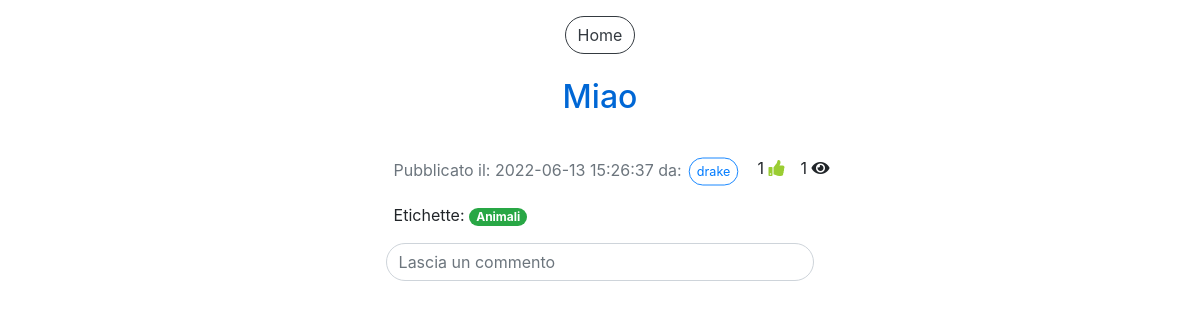
Before: /video.php?id=6&titolo=Miao&video=z3U0udLH974&time=10 (signed in) with the older database file.
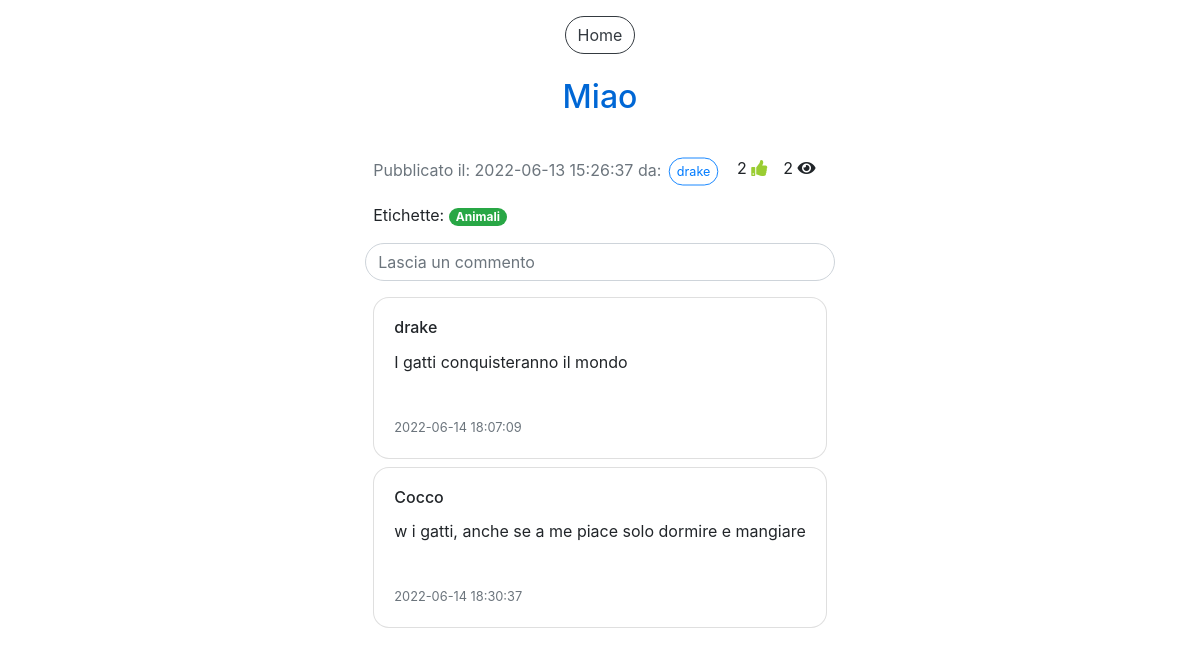
After: the same page with the newer database file.
### tables this page shows
CREATE TABLE `video` (
  `IdVideo` int(11) NOT NULL,
  `Titolo` varchar(100) NOT NULL,
  `SorgenteVideo` varchar(300) NOT NULL,
  `DataPubblicazione` datetime NOT NULL DEFAULT current_timestamp(),
  `NumeroLike` int(11) NOT NULL DEFAULT 0,
  `NumeroVisualizzazioni` int(11) NOT NULL DEFAULT 0,
  `IdAccount` int(11) NOT NULL
);

CREATE TABLE `accounts` (
  `IdAccount` int(11) NOT NULL,
  `Username` varchar(40) NOT NULL,
  `Mail` varchar(40) NOT NULL,
  `Password` varchar(100) NOT NULL,
  `Canale` tinyint(1) NOT NULL,
  `NumeroIscritti` int(11) DEFAULT NULL
);

CREATE TABLE `categorizzazioni_video` (
  `IdEtichetta` int(11) NOT NULL,
  `IdVideo` int(11) NOT NULL
);

CREATE TABLE `etichette` (
  `IdEtichetta` int(11) NOT NULL,
  `NomeEtichetta` varchar(20) NOT NULL
);

CREATE TABLE `commenti` (
  `IdCommento` int(11) NOT NULL,
  `IdAccount` int(11) NOT NULL,
  `TestoCommento` varchar(200) NOT NULL,
  `DataCommento` datetime NOT NULL DEFAULT current_timestamp(),
  `IdPost` int(11) DEFAULT NULL,
  `IdVideo` int(11) DEFAULT NULL
);

### video.php (the view, shortened to what this page needs)
<!DOCTYPE html>
<html>
<head>
  <link rel="stylesheet" href="css/style.css">
  <link rel="stylesheet" href="css/custom_style.css">
</head>
<body onload="onYouTubeIframeAPI()">
  <?php
    include("db.php");
  ?>
  <div class="container-fluid pt-3">
    <div class="row justify-content-center">
      <button type="button" class="btn btn-outline-dark" onclick="location.href='home.php'">Home</button>
    </div>
    <div class="row justify-content-center pt-4">
      <div>
        <div class="row justify-content-center pb-3">
          <h2 class="titleText"><?php echo $_GET["titolo"]; ?></h2>
        </div>
        <div class="row justify-content-center pb-3">
        </div>
        <div class="row ml-2">
          <?php
            $sql="SELECT * FROM Video v JOIN Accounts a ON v.IdAccount=a.IdAccount WHERE IdVideo=?";
            $query=$db->prepare($sql);
            $dati=array($_GET["id"]);
            $query->execute($dati);
            $ris=$query->fetchAll();
            foreach($ris as $row) {
              $vis=$row["NumeroVisualizzazioni"];
              $sql="SELECT * FROM Playlists WHERE IdAccount=? AND TipoPlaylist=?";
              $query=$db->prepare($sql);
              $dati=array($_SESSION["loginID"], 2);
              $query->execute($dati);
              $risP=$query->fetchAll();
              foreach($risP as $rowP) {
                $idLikes=$rowP["IdPlaylist"];
              }
              $sql="SELECT * FROM Composizioni_playlists WHERE IdPlaylist=? AND IdVideo=?";
              $query=$db->prepare($sql);
              $dati=array($idLikes, $_GET["id"]);
              $query->execute($dati);
              $risV=$query->fetchAll();
              $classLike="";
              if (count($risV)>0) {
                $classLike="liked";
              }
              echo '<p>
                      <p class="text-muted mr-3">Pubblicato il: '. $row["DataPubblicazione"] .' da: <button type="button" class="btn btn-outline-primary btn-sm mini" onclick="location.href=\'canale.php?canale='. $row["Username"] .'\'">'. $row["Username"] .'</button><br></p>
                      <p id="nLike" class="'. $classLike .'">'. $row["NumeroLike"] .' <i class="fa fa-thumbs-up mr-3" onclick="addLikeVideo(\'nLike\')"></i></p>
                      <p id="nVis">'. $vis .' <i class="fa fa-eye"></i></p>
                    </p></div>';
              $sql="SELECT * FROM Etichette e JOIN Categorizzazioni_video c ON e.IdEtichetta=c.IdEtichetta WHERE c.IdVideo=?";
              $query=$db->prepare($sql);
              $dati=array($row["IdVideo"]);
              $query->execute($dati);
              $risC=$query->fetchAll();
              echo '<div class="row ml-2"><p>Etichette: ';
              foreach($risC as $etichetta) {
                echo '<span class="badge badge-pill badge-success mr-1">'. $etichetta["NomeEtichetta"] .'</span>';
              }
              echo '</p>';
            }
          ?>
        </div>
          <div class="form-group w-100">
            <input type="text" id="commentText" class="form-control" onkeydown="sendComment()" placeholder="Lascia un commento" required>
          </div>
          <div id='commentsField'>
            <?php
              $sql="SELECT * FROM Commenti c, Accounts a WHERE a.IdAccount=c.IdAccount AND c.IdVideo=".$_GET["id"];
              $query=$db->prepare($sql);
              $query->execute();
              $ris=$query->fetchAll();
              foreach($ris as $commento) {
                echo '<div class="w-100">
                        <div class="card m-2 w-auto">
                          <div class="card-body w-auto">
                            <h6 class="card-title">'.$commento["Username"].'</h6>
                            <p class="card-text">
                              '.$commento["TestoCommento"].'
                            </p><br>
                            <small class="text-muted">'. $commento["DataCommento"] .'</small>
                          </div>
                        </div>
                      </div>'
                ;
              }
            ?>
          </div>
        </div>
      </div>
    </div>
</body>
</html>

### css/custom_style.css (style rules this page uses)
* { transition: 0.4s; }
div, h2, p { cursor: default; }
.fa-thumbs-up { color: yellowgreen; }
body { height: 100vh; overflow: auto; }
.btn,.form-control,.custom-select { border-radius: 2rem; }
.mini { transform: scale(0.9); }
.card { border-radius: 1rem; }
.titleText { color: #0067d5; }

Changed rows visible on the page:
changed video "drake": NumeroLike "1" → "2"; NumeroVisualizzazioni "1" → "2"
added commenti: IdAccount.Username "drake", TestoCommento "I gatti conquisteranno il mondo", DataCommento "2022-06-14 18:07:09"
added commenti: IdAccount.Username "Cocco", TestoCommento "w i gatti, anche se a me piace solo dormire e mangiare", DataCommento "2022-06-14 18:30:37"
